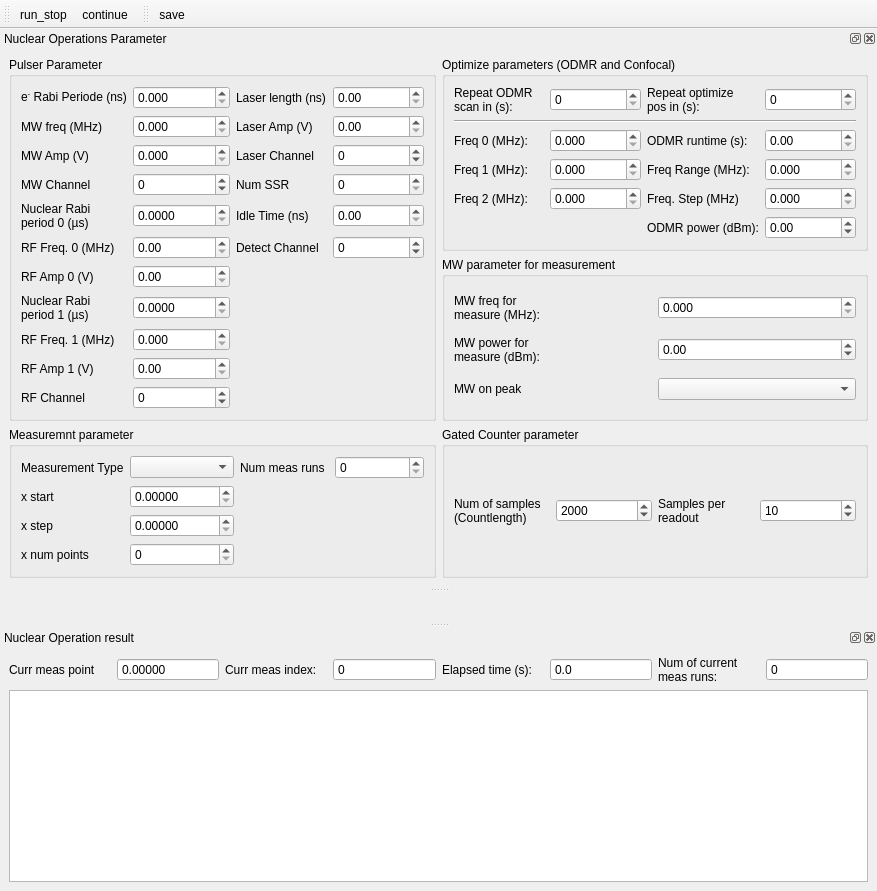
<?xml version="1.0" encoding="UTF-8"?>
<ui version="4.0">
 <class>NuclearOperationsGUI</class>
 <widget class="QMainWindow" name="NuclearOperationsGUI">
  <property name="geometry">
   <rect>
    <x>0</x>
    <y>0</y>
    <width>877</width>
    <height>891</height>
   </rect>
  </property>
  <property name="windowTitle">
   <string>qudi: Nuclear Operations</string>
  </property>
  <widget class="QWidget" name="centralwidget"/>
  <widget class="QMenuBar" name="menubar">
   <property name="geometry">
    <rect>
     <x>0</x>
     <y>0</y>
     <width>877</width>
     <height>18</height>
    </rect>
   </property>
  </widget>
  <widget class="QDockWidget" name="dockWidget_2">
   <property name="windowTitle">
    <string>Nuclear Operations Parameter</string>
   </property>
   <attribute name="dockWidgetArea">
    <number>4</number>
   </attribute>
   <widget class="QWidget" name="dockWidgetContents_2">
    <layout class="QGridLayout" name="gridLayout_2">
     <item row="0" column="0" rowspan="2">
      <widget class="QGroupBox" name="groupBox_3">
       <property name="title">
        <string>Pulser Parameter</string>
       </property>
       <layout class="QGridLayout" name="gridLayout_4">
        <item row="0" column="2">
         <widget class="QLabel" name="label_31">
          <property name="text">
           <string>Laser length (ns)</string>
          </property>
         </widget>
        </item>
        <item row="2" column="0">
         <widget class="QLabel" name="label_18">
          <property name="text">
           <string>MW Amp (V)</string>
          </property>
         </widget>
        </item>
        <item row="2" column="1">
         <widget class="QDoubleSpinBox" name="pulser_mw_amp_DSpinBox">
          <property name="decimals">
           <number>3</number>
          </property>
          <property name="singleStep">
           <double>0.100000000000000</double>
          </property>
         </widget>
        </item>
        <item row="14" column="0">
         <widget class="QLabel" name="label_15">
          <property name="text">
           <string>RF Channel</string>
          </property>
         </widget>
        </item>
        <item row="10" column="0">
         <widget class="QLabel" name="label_14">
          <property name="text">
           <string>RF Amp 0 (V)</string>
          </property>
         </widget>
        </item>
        <item row="6" column="0">
         <widget class="QLabel" name="nuclear_rabi_period0_Label">
          <property name="text">
           <string>&lt;html&gt;&lt;head/&gt;&lt;body&gt;&lt;p&gt;Nuclear Rabi &lt;br/&gt;period 0 (µs)&lt;/p&gt;&lt;/body&gt;&lt;/html&gt;</string>
          </property>
         </widget>
        </item>
        <item row="10" column="1">
         <widget class="QDoubleSpinBox" name="pulser_rf_amp0_DSpinBox">
          <property name="singleStep">
           <double>0.100000000000000</double>
          </property>
         </widget>
        </item>
        <item row="6" column="1">
         <widget class="QDoubleSpinBox" name="nuclear_rabi_period0_DSpinBox">
          <property name="decimals">
           <number>4</number>
          </property>
          <property name="maximum">
           <double>100000.000000000000000</double>
          </property>
         </widget>
        </item>
        <item row="8" column="0">
         <widget class="QLabel" name="pulser_rf_freq0_Label">
          <property name="text">
           <string>RF Freq. 0 (MHz)</string>
          </property>
         </widget>
        </item>
        <item row="8" column="1">
         <widget class="QDoubleSpinBox" name="pulser_rf_freq0_DSpinBox">
          <property name="maximum">
           <double>1000000.000000000000000</double>
          </property>
         </widget>
        </item>
        <item row="5" column="3">
         <widget class="QSpinBox" name="num_singleshot_readout_SpinBox">
          <property name="maximum">
           <number>100000</number>
          </property>
         </widget>
        </item>
        <item row="5" column="1">
         <widget class="QSpinBox" name="pulser_mw_ch_SpinBox">
          <property name="minimum">
           <number>-20</number>
          </property>
          <property name="maximum">
           <number>20</number>
          </property>
         </widget>
        </item>
        <item row="14" column="1">
         <widget class="QSpinBox" name="pulser_rf_ch_SpinBox">
          <property name="minimum">
           <number>-20</number>
          </property>
          <property name="maximum">
           <number>20</number>
          </property>
         </widget>
        </item>
        <item row="5" column="0">
         <widget class="QLabel" name="label_17">
          <property name="text">
           <string>MW Channel</string>
          </property>
         </widget>
        </item>
        <item row="0" column="1">
         <widget class="QDoubleSpinBox" name="electron_rabi_periode_DSpinBox">
          <property name="decimals">
           <number>3</number>
          </property>
          <property name="maximum">
           <double>1000000.000000000000000</double>
          </property>
         </widget>
        </item>
        <item row="0" column="0">
         <widget class="QLabel" name="label_29">
          <property name="frameShape">
           <enum>QFrame::NoFrame</enum>
          </property>
          <property name="text">
           <string>&lt;html&gt;&lt;head/&gt;&lt;body&gt;&lt;p&gt;e&lt;span style=&quot; vertical-align:super;&quot;&gt;-&lt;/span&gt; Rabi Periode (ns)&lt;/p&gt;&lt;/body&gt;&lt;/html&gt;</string>
          </property>
         </widget>
        </item>
        <item row="0" column="3">
         <widget class="QDoubleSpinBox" name="pulser_laser_length_DSpinBox">
          <property name="maximum">
           <double>100000.000000000000000</double>
          </property>
         </widget>
        </item>
        <item row="6" column="2">
         <widget class="QLabel" name="label_34">
          <property name="text">
           <string>Idle Time (ns)</string>
          </property>
         </widget>
        </item>
        <item row="13" column="1">
         <widget class="QDoubleSpinBox" name="pulser_rf_amp1_DSpinBox">
          <property name="singleStep">
           <double>0.100000000000000</double>
          </property>
         </widget>
        </item>
        <item row="12" column="1">
         <widget class="QDoubleSpinBox" name="pulser_rf_freq1_DSpinBox">
          <property name="decimals">
           <number>3</number>
          </property>
          <property name="maximum">
           <double>1000000.000000000000000</double>
          </property>
         </widget>
        </item>
        <item row="6" column="3">
         <widget class="QDoubleSpinBox" name="pulser_idle_time_DSpinBox">
          <property name="maximum">
           <double>100000.000000000000000</double>
          </property>
         </widget>
        </item>
        <item row="5" column="2">
         <widget class="QLabel" name="label_33">
          <property name="text">
           <string>Num SSR</string>
          </property>
         </widget>
        </item>
        <item row="13" column="0">
         <widget class="QLabel" name="pulser_rf_amp1_Label">
          <property name="text">
           <string>RF Amp 1 (V)</string>
          </property>
         </widget>
        </item>
        <item row="8" column="2">
         <widget class="QLabel" name="label_19">
          <property name="text">
           <string>Detect Channel</string>
          </property>
         </widget>
        </item>
        <item row="11" column="1">
         <widget class="QDoubleSpinBox" name="nuclear_rabi_period1_DSpinBox">
          <property name="decimals">
           <number>4</number>
          </property>
          <property name="maximum">
           <double>100000.000000000000000</double>
          </property>
         </widget>
        </item>
        <item row="8" column="3">
         <widget class="QSpinBox" name="pulser_detect_ch_SpinBox">
          <property name="minimum">
           <number>-20</number>
          </property>
          <property name="maximum">
           <number>20</number>
          </property>
         </widget>
        </item>
        <item row="12" column="0">
         <widget class="QLabel" name="pulser_rf_freq1_Label">
          <property name="text">
           <string>RF Freq. 1 (MHz)</string>
          </property>
         </widget>
        </item>
        <item row="11" column="0">
         <widget class="QLabel" name="nuclear_rabi_period1_Label">
          <property name="text">
           <string>&lt;html&gt;&lt;head/&gt;&lt;body&gt;&lt;p&gt;Nuclear Rabi &lt;br/&gt;period 1 (µs)&lt;/p&gt;&lt;/body&gt;&lt;/html&gt;</string>
          </property>
         </widget>
        </item>
        <item row="1" column="0">
         <widget class="QLabel" name="label_16">
          <property name="text">
           <string>MW freq (MHz)</string>
          </property>
         </widget>
        </item>
        <item row="1" column="1">
         <widget class="QDoubleSpinBox" name="pulser_mw_freq_DSpinBox">
          <property name="decimals">
           <number>3</number>
          </property>
          <property name="maximum">
           <double>1000000.000000000000000</double>
          </property>
         </widget>
        </item>
        <item row="1" column="2">
         <widget class="QLabel" name="label_32">
          <property name="text">
           <string>Laser Amp (V)</string>
          </property>
         </widget>
        </item>
        <item row="1" column="3">
         <widget class="QDoubleSpinBox" name="pulser_laser_amp_DSpinBox"/>
        </item>
        <item row="2" column="2">
         <widget class="QLabel" name="label_35">
          <property name="text">
           <string>Laser Channel</string>
          </property>
         </widget>
        </item>
        <item row="2" column="3">
         <widget class="QSpinBox" name="pulser_laser_ch_SpinBox">
          <property name="minimum">
           <number>-20</number>
          </property>
          <property name="maximum">
           <number>20</number>
          </property>
         </widget>
        </item>
       </layout>
      </widget>
     </item>
     <item row="0" column="1">
      <widget class="QGroupBox" name="groupBox">
       <property name="title">
        <string>Optimize parameters (ODMR and Confocal)</string>
       </property>
       <layout class="QGridLayout" name="gridLayout_3">
        <item row="5" column="2">
         <widget class="QLabel" name="label_5">
          <property name="text">
           <string>Freq Range (MHz):</string>
          </property>
         </widget>
        </item>
        <item row="6" column="3">
         <widget class="QDoubleSpinBox" name="odmr_meas_step_DSpinBox">
          <property name="decimals">
           <number>3</number>
          </property>
          <property name="maximum">
           <double>10000000.000000000000000</double>
          </property>
         </widget>
        </item>
        <item row="2" column="0">
         <widget class="QLabel" name="label_8">
          <property name="text">
           <string>&lt;html&gt;&lt;head/&gt;&lt;body&gt;&lt;p&gt;Repeat ODMR &lt;br/&gt;scan in (s):&lt;/p&gt;&lt;/body&gt;&lt;/html&gt;</string>
          </property>
         </widget>
        </item>
        <item row="10" column="2">
         <widget class="QLabel" name="label_7">
          <property name="text">
           <string>ODMR power (dBm):</string>
          </property>
         </widget>
        </item>
        <item row="6" column="2">
         <widget class="QLabel" name="label_6">
          <property name="text">
           <string>Freq. Step (MHz)</string>
          </property>
         </widget>
        </item>
        <item row="4" column="1">
         <widget class="QDoubleSpinBox" name="odmr_meas_freq0_DSpinBox">
          <property name="decimals">
           <number>3</number>
          </property>
          <property name="maximum">
           <double>100000000.000000000000000</double>
          </property>
         </widget>
        </item>
        <item row="5" column="3">
         <widget class="QDoubleSpinBox" name="odmr_meas_freq_range_DSpinBox">
          <property name="decimals">
           <number>3</number>
          </property>
          <property name="maximum">
           <double>10000000.000000000000000</double>
          </property>
         </widget>
        </item>
        <item row="4" column="3">
         <widget class="QDoubleSpinBox" name="odmr_meas_runtime_DSpinBox">
          <property name="maximum">
           <double>10000000.000000000000000</double>
          </property>
         </widget>
        </item>
        <item row="4" column="2">
         <widget class="QLabel" name="label_4">
          <property name="text">
           <string>ODMR runtime (s):</string>
          </property>
         </widget>
        </item>
        <item row="10" column="3">
         <widget class="QDoubleSpinBox" name="odmr_meas_power_DSpinBox">
          <property name="minimum">
           <double>-100.000000000000000</double>
          </property>
          <property name="maximum">
           <double>30.000000000000000</double>
          </property>
         </widget>
        </item>
        <item row="5" column="0">
         <widget class="QLabel" name="label_2">
          <property name="text">
           <string>Freq 1 (MHz):</string>
          </property>
         </widget>
        </item>
        <item row="4" column="0">
         <widget class="QLabel" name="label">
          <property name="text">
           <string>Freq 0 (MHz):</string>
          </property>
         </widget>
        </item>
        <item row="6" column="0">
         <widget class="QLabel" name="label_3">
          <property name="text">
           <string>Freq 2 (MHz):</string>
          </property>
         </widget>
        </item>
        <item row="5" column="1">
         <widget class="QDoubleSpinBox" name="odmr_meas_freq1_DSpinBox">
          <property name="decimals">
           <number>3</number>
          </property>
          <property name="maximum">
           <double>10000000.000000000000000</double>
          </property>
         </widget>
        </item>
        <item row="6" column="1">
         <widget class="QDoubleSpinBox" name="odmr_meas_freq2_DSpinBox">
          <property name="decimals">
           <number>3</number>
          </property>
          <property name="maximum">
           <double>10000000.000000000000000</double>
          </property>
         </widget>
        </item>
        <item row="3" column="0" colspan="4">
         <widget class="Line" name="line">
          <property name="orientation">
           <enum>Qt::Horizontal</enum>
          </property>
         </widget>
        </item>
        <item row="2" column="1">
         <widget class="QSpinBox" name="optimize_period_odmr_SpinBox">
          <property name="maximum">
           <number>1000000</number>
          </property>
         </widget>
        </item>
        <item row="2" column="2">
         <widget class="QLabel" name="label_9">
          <property name="text">
           <string>&lt;html&gt;&lt;head/&gt;&lt;body&gt;&lt;p&gt;Repeat optimize&lt;br/&gt;pos in (s):&lt;/p&gt;&lt;/body&gt;&lt;/html&gt;</string>
          </property>
         </widget>
        </item>
        <item row="2" column="3">
         <widget class="QSpinBox" name="optimize_period_confocal_SpinBox">
          <property name="maximum">
           <number>1000000</number>
          </property>
         </widget>
        </item>
       </layout>
      </widget>
     </item>
     <item row="1" column="1">
      <widget class="QGroupBox" name="groupBox_2">
       <property name="title">
        <string>MW parameter for measurement</string>
       </property>
       <layout class="QGridLayout" name="gridLayout_5">
        <item row="1" column="0">
         <widget class="QLabel" name="label_11">
          <property name="text">
           <string>&lt;html&gt;&lt;head/&gt;&lt;body&gt;&lt;p&gt;MW power for&lt;br/&gt;measure (dBm):&lt;/p&gt;&lt;/body&gt;&lt;/html&gt;</string>
          </property>
         </widget>
        </item>
        <item row="0" column="1">
         <widget class="QDoubleSpinBox" name="mw_cw_freq_DSpinBox">
          <property name="decimals">
           <number>3</number>
          </property>
          <property name="maximum">
           <double>1000000.000000000000000</double>
          </property>
         </widget>
        </item>
        <item row="0" column="0">
         <widget class="QLabel" name="label_10">
          <property name="toolTip">
           <string>&lt;html&gt;&lt;head/&gt;&lt;body&gt;&lt;p&gt;Set the frequency of an external microwave source, which should run for that measurement at the given cw frequency.&lt;/p&gt;&lt;/body&gt;&lt;/html&gt;</string>
          </property>
          <property name="statusTip">
           <string/>
          </property>
          <property name="text">
           <string>&lt;html&gt;&lt;head/&gt;&lt;body&gt;&lt;p&gt;MW freq for &lt;br/&gt;measure (MHz):&lt;/p&gt;&lt;/body&gt;&lt;/html&gt;</string>
          </property>
         </widget>
        </item>
        <item row="2" column="0">
         <widget class="QLabel" name="label_30">
          <property name="text">
           <string>MW on peak</string>
          </property>
         </widget>
        </item>
        <item row="2" column="1">
         <widget class="QComboBox" name="mw_on_odmr_peak_ComboBox"/>
        </item>
        <item row="1" column="1">
         <widget class="QDoubleSpinBox" name="mw_cw_power_DSpinBox">
          <property name="decimals">
           <number>2</number>
          </property>
          <property name="minimum">
           <double>-100.000000000000000</double>
          </property>
          <property name="maximum">
           <double>30.000000000000000</double>
          </property>
         </widget>
        </item>
       </layout>
      </widget>
     </item>
     <item row="2" column="0">
      <widget class="QGroupBox" name="groupBox_4">
       <property name="title">
        <string>Measuremnt parameter</string>
       </property>
       <layout class="QGridLayout" name="gridLayout_6">
        <item row="1" column="0">
         <widget class="QLabel" name="x_axis_start_Label">
          <property name="text">
           <string>x start</string>
          </property>
         </widget>
        </item>
        <item row="1" column="1">
         <widget class="QDoubleSpinBox" name="x_axis_start_DSpinBox">
          <property name="decimals">
           <number>5</number>
          </property>
          <property name="maximum">
           <double>100000.000000000000000</double>
          </property>
         </widget>
        </item>
        <item row="2" column="1">
         <widget class="QDoubleSpinBox" name="x_axis_step_DSpinBox">
          <property name="decimals">
           <number>5</number>
          </property>
          <property name="maximum">
           <double>1000000.000000000000000</double>
          </property>
         </widget>
        </item>
        <item row="2" column="0">
         <widget class="QLabel" name="x_axis_step_Label">
          <property name="text">
           <string>x step</string>
          </property>
         </widget>
        </item>
        <item row="3" column="0">
         <widget class="QLabel" name="label_22">
          <property name="text">
           <string>x num points</string>
          </property>
         </widget>
        </item>
        <item row="0" column="1">
         <widget class="QComboBox" name="current_meas_asset_name_ComboBox"/>
        </item>
        <item row="0" column="0">
         <widget class="QLabel" name="label_27">
          <property name="text">
           <string>Measurement Type</string>
          </property>
         </widget>
        </item>
        <item row="0" column="2">
         <widget class="QLabel" name="label_28">
          <property name="text">
           <string>Num meas runs</string>
          </property>
         </widget>
        </item>
        <item row="0" column="3">
         <widget class="QSpinBox" name="num_of_meas_runs_SpinBox">
          <property name="maximum">
           <number>100000</number>
          </property>
         </widget>
        </item>
        <item row="3" column="1">
         <widget class="QSpinBox" name="x_axis_num_points_SpinBox">
          <property name="maximum">
           <number>10000000</number>
          </property>
         </widget>
        </item>
       </layout>
      </widget>
     </item>
     <item row="2" column="1">
      <widget class="QGroupBox" name="groupBox_5">
       <property name="title">
        <string>Gated Counter parameter</string>
       </property>
       <layout class="QGridLayout" name="gridLayout_7">
        <item row="0" column="0">
         <widget class="QLabel" name="label_36">
          <property name="text">
           <string>Num of samples
(Countlength)</string>
          </property>
         </widget>
        </item>
        <item row="0" column="2">
         <widget class="QLabel" name="label_37">
          <property name="text">
           <string>Samples per
readout</string>
          </property>
         </widget>
        </item>
        <item row="0" column="1">
         <widget class="QSpinBox" name="gc_number_of_samples_SpinBox">
          <property name="maximum">
           <number>1000000</number>
          </property>
          <property name="value">
           <number>2000</number>
          </property>
         </widget>
        </item>
        <item row="0" column="3">
         <widget class="QSpinBox" name="gc_samples_per_readout_SpinBox">
          <property name="maximum">
           <number>1000000</number>
          </property>
          <property name="value">
           <number>10</number>
          </property>
         </widget>
        </item>
       </layout>
      </widget>
     </item>
    </layout>
   </widget>
  </widget>
  <widget class="QDockWidget" name="dockWidget_3">
   <property name="windowTitle">
    <string>Nuclear Operation result</string>
   </property>
   <attribute name="dockWidgetArea">
    <number>8</number>
   </attribute>
   <widget class="QWidget" name="dockWidgetContents_3">
    <layout class="QGridLayout" name="gridLayout">
     <item row="0" column="2">
      <widget class="QLabel" name="label_24">
       <property name="text">
        <string>Curr meas index:</string>
       </property>
      </widget>
     </item>
     <item row="0" column="4">
      <widget class="QLabel" name="label_25">
       <property name="text">
        <string>Elapsed time (s):</string>
       </property>
      </widget>
     </item>
     <item row="0" column="6">
      <widget class="QLabel" name="label_26">
       <property name="text">
        <string>&lt;html&gt;&lt;head/&gt;&lt;body&gt;&lt;p&gt;Num of current&lt;br/&gt;meas runs:&lt;/p&gt;&lt;/body&gt;&lt;/html&gt;</string>
       </property>
      </widget>
     </item>
     <item row="0" column="1">
      <widget class="QDoubleSpinBox" name="current_meas_point_DSpinBox">
       <property name="readOnly">
        <bool>true</bool>
       </property>
       <property name="buttonSymbols">
        <enum>QAbstractSpinBox::NoButtons</enum>
       </property>
       <property name="decimals">
        <number>5</number>
       </property>
       <property name="maximum">
        <double>100000.000000000000000</double>
       </property>
      </widget>
     </item>
     <item row="0" column="0">
      <widget class="QLabel" name="current_meas_point_Label">
       <property name="text">
        <string>Curr meas point</string>
       </property>
      </widget>
     </item>
     <item row="0" column="7">
      <widget class="QSpinBox" name="num_of_current_meas_runs_SpinBox">
       <property name="readOnly">
        <bool>true</bool>
       </property>
       <property name="buttonSymbols">
        <enum>QAbstractSpinBox::NoButtons</enum>
       </property>
       <property name="maximum">
        <number>1000</number>
       </property>
      </widget>
     </item>
     <item row="0" column="3">
      <widget class="QSpinBox" name="current_meas_index_SpinBox">
       <property name="readOnly">
        <bool>true</bool>
       </property>
       <property name="buttonSymbols">
        <enum>QAbstractSpinBox::NoButtons</enum>
       </property>
       <property name="maximum">
        <number>1000000000</number>
       </property>
      </widget>
     </item>
     <item row="0" column="5">
      <widget class="QDoubleSpinBox" name="elapsed_time_DSpinBox">
       <property name="readOnly">
        <bool>true</bool>
       </property>
       <property name="buttonSymbols">
        <enum>QAbstractSpinBox::NoButtons</enum>
       </property>
       <property name="decimals">
        <number>1</number>
       </property>
       <property name="maximum">
        <double>1000000.000000000000000</double>
       </property>
      </widget>
     </item>
     <item row="1" column="0" colspan="8">
      <widget class="PlotWidget" name="nulcear_ops_GraphicsView"/>
     </item>
    </layout>
   </widget>
  </widget>
  <widget class="QToolBar" name="control_ToolBar">
   <property name="windowTitle">
    <string>toolBar</string>
   </property>
   <attribute name="toolBarArea">
    <enum>TopToolBarArea</enum>
   </attribute>
   <attribute name="toolBarBreak">
    <bool>false</bool>
   </attribute>
   <addaction name="action_run_stop"/>
   <addaction name="action_continue"/>
  </widget>
  <widget class="QToolBar" name="save_ToolBar">
   <property name="windowTitle">
    <string>toolBar_2</string>
   </property>
   <attribute name="toolBarArea">
    <enum>TopToolBarArea</enum>
   </attribute>
   <attribute name="toolBarBreak">
    <bool>false</bool>
   </attribute>
   <addaction name="action_save"/>
  </widget>
  <action name="action_run_stop">
   <property name="checkable">
    <bool>true</bool>
   </property>
   <property name="icon">
    <iconset>
     <normaloff>../../artwork/icons/qudiTheme/22x22/start-counter.png</normaloff>
     <normalon>../../artwork/icons/qudiTheme/22x22/stop-counter.png</normalon>../../artwork/icons/qudiTheme/22x22/start-counter.png</iconset>
   </property>
   <property name="text">
    <string>run_stop</string>
   </property>
   <property name="toolTip">
    <string>Run or stop a measurement</string>
   </property>
  </action>
  <action name="action_continue">
   <property name="checkable">
    <bool>true</bool>
   </property>
   <property name="icon">
    <iconset>
     <normaloff>../../artwork/icons/qudiTheme/22x22/restart-counter.png</normaloff>
     <normalon>../../artwork/icons/qudiTheme/22x22/stop-counter.png</normalon>../../artwork/icons/qudiTheme/22x22/restart-counter.png</iconset>
   </property>
   <property name="text">
    <string>continue</string>
   </property>
   <property name="toolTip">
    <string>Continue the measurement</string>
   </property>
  </action>
  <action name="action_save">
   <property name="icon">
    <iconset>
     <normaloff>../../artwork/icons/oxygen/22x22/document-save.png</normaloff>../../artwork/icons/oxygen/22x22/document-save.png</iconset>
   </property>
   <property name="text">
    <string>save</string>
   </property>
   <property name="toolTip">
    <string>Save the current measurement</string>
   </property>
  </action>
 </widget>
 <customwidgets>
  <customwidget>
   <class>PlotWidget</class>
   <extends>QGraphicsView</extends>
   <header>pyqtgraph</header>
  </customwidget>
 </customwidgets>
 <resources/>
 <connections/>
</ui>
